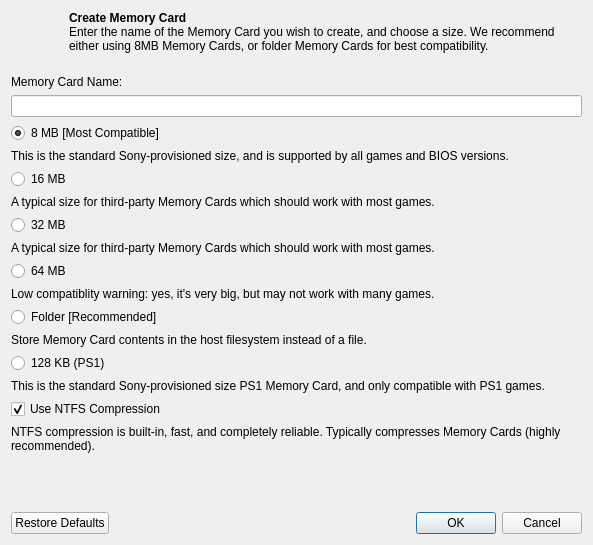
<?xml version="1.0" encoding="UTF-8"?>
<ui version="4.0">
 <class>CreateMemoryCardDialog</class>
 <widget class="QDialog" name="CreateMemoryCardDialog">
  <property name="geometry">
   <rect>
    <x>0</x>
    <y>0</y>
    <width>593</width>
    <height>545</height>
   </rect>
  </property>
  <property name="windowTitle">
   <string>Create Memory Card</string>
  </property>
  <property name="modal">
   <bool>true</bool>
  </property>
  <layout class="QVBoxLayout" name="verticalLayout_9">
   <item>
    <layout class="QHBoxLayout" name="horizontalLayout" stretch="0,1">
     <property name="bottomMargin">
      <number>10</number>
     </property>
	 <property name="spacing">
      <number>10</number>
     </property>
     <item>
      <widget class="QLabel" name="icon">
       <property name="minimumSize">
        <size>
         <width>48</width>
         <height>48</height>
        </size>
       </property>
       <property name="maximumSize">
        <size>
         <width>48</width>
         <height>48</height>
        </size>
       </property>
	   <property name="pixmap">
        <pixmap resource="resources/resources.qrc">:/icons/black/svg/memcard-line.svg</pixmap>
       </property>
       <property name="alignment">
        <set>Qt::AlignLeading|Qt::AlignLeft|Qt::AlignTop</set>
       </property>
      </widget>
     </item>
     <item>
      <widget class="QLabel" name="label_2">
       <property name="text">
        <string>&lt;html&gt;&lt;head/&gt;&lt;body&gt;&lt;p&gt;&lt;span style=&quot; font-weight:700;&quot;&gt;Create Memory Card&lt;/span&gt;&lt;br /&gt;Enter the name of the Memory Card you wish to create, and choose a size. We recommend either using 8MB Memory Cards, or folder Memory Cards for best compatibility.&lt;/p&gt;&lt;/body&gt;&lt;/html&gt;</string>
       </property>
       <property name="textFormat">
        <enum>Qt::RichText</enum>
       </property>
       <property name="alignment">
        <set>Qt::AlignLeading|Qt::AlignLeft|Qt::AlignTop</set>
       </property>
       <property name="wordWrap">
        <bool>true</bool>
       </property>
      </widget>
     </item>
    </layout>
   </item>
   <item>
    <layout class="QVBoxLayout" name="verticalLayout_7">
     <item>
      <widget class="QLabel" name="label_3">
       <property name="text">
        <string>Memory Card Name:</string>
       </property>
      </widget>
     </item>
     <item>
      <widget class="QLineEdit" name="name"/>
     </item>
    </layout>
   </item>
   <item>
    <layout class="QVBoxLayout" name="verticalLayout">
     <item>
      <widget class="QRadioButton" name="size8MB">
       <property name="text">
        <string>8 MB [Most Compatible]</string>
       </property>
       <property name="checked">
        <bool>true</bool>
       </property>
      </widget>
     </item>
     <item>
      <widget class="QLabel" name="label_4">
       <property name="text">
        <string>This is the standard Sony-provisioned size, and is supported by all games and BIOS versions.</string>
       </property>
       <property name="alignment">
        <set>Qt::AlignLeading|Qt::AlignLeft|Qt::AlignTop</set>
       </property>
       <property name="wordWrap">
        <bool>true</bool>
       </property>
      </widget>
     </item>
    </layout>
   </item>
   <item>
    <layout class="QVBoxLayout" name="verticalLayout_2">
     <item>
      <widget class="QRadioButton" name="size16MB">
       <property name="text">
        <string>16 MB</string>
       </property>
      </widget>
     </item>
     <item>
      <widget class="QLabel" name="label_5">
       <property name="text">
        <string>A typical size for third-party Memory Cards which should work with most games.</string>
       </property>
       <property name="alignment">
        <set>Qt::AlignLeading|Qt::AlignLeft|Qt::AlignTop</set>
       </property>
       <property name="wordWrap">
        <bool>true</bool>
       </property>
      </widget>
     </item>
    </layout>
   </item>
   <item>
    <layout class="QVBoxLayout" name="verticalLayout_3">
     <item>
      <widget class="QRadioButton" name="size32MB">
       <property name="text">
        <string>32 MB</string>
       </property>
      </widget>
     </item>
     <item>
      <widget class="QLabel" name="label_6">
       <property name="text">
        <string>A typical size for third-party Memory Cards which should work with most games.</string>
       </property>
       <property name="alignment">
        <set>Qt::AlignLeading|Qt::AlignLeft|Qt::AlignTop</set>
       </property>
       <property name="wordWrap">
        <bool>true</bool>
       </property>
      </widget>
     </item>
    </layout>
   </item>
   <item>
    <layout class="QVBoxLayout" name="verticalLayout_4">
     <item>
      <widget class="QRadioButton" name="size64MB">
       <property name="text">
        <string>64 MB</string>
       </property>
      </widget>
     </item>
     <item>
      <widget class="QLabel" name="label_7">
       <property name="text">
        <string>Low compatiblity warning: yes, it's very big, but may not work with many games.</string>
       </property>
       <property name="alignment">
        <set>Qt::AlignLeading|Qt::AlignLeft|Qt::AlignTop</set>
       </property>
       <property name="wordWrap">
        <bool>true</bool>
       </property>
      </widget>
     </item>
    </layout>
   </item>
   <item>
    <layout class="QVBoxLayout" name="verticalLayout_5">
     <item>
      <widget class="QRadioButton" name="sizeFolder">
       <property name="text">
        <string>Folder [Recommended]</string>
       </property>
      </widget>
     </item>
     <item>
      <widget class="QLabel" name="label_8">
       <property name="text">
        <string>Store Memory Card contents in the host filesystem instead of a file.</string>
       </property>
       <property name="alignment">
        <set>Qt::AlignLeading|Qt::AlignLeft|Qt::AlignTop</set>
       </property>
       <property name="wordWrap">
        <bool>true</bool>
       </property>
      </widget>
     </item>
    </layout>
   </item>
   <item>
    <layout class="QVBoxLayout" name="verticalLayout_6">
     <item>
      <widget class="QRadioButton" name="size128KB">
       <property name="text">
        <string>128 KB (PS1)</string>
       </property>
      </widget>
     </item>
     <item>
      <widget class="QLabel" name="label_9">
       <property name="text">
        <string>This is the standard Sony-provisioned size PS1 Memory Card, and only compatible with PS1 games.</string>
       </property>
       <property name="alignment">
        <set>Qt::AlignLeading|Qt::AlignLeft|Qt::AlignTop</set>
       </property>
       <property name="wordWrap">
        <bool>true</bool>
       </property>
      </widget>
     </item>
    </layout>
   </item>
   <item>
    <layout class="QVBoxLayout" name="verticalLayout_8">
     <item>
      <widget class="QCheckBox" name="ntfsCompression">
       <property name="text">
        <string>Use NTFS Compression</string>
       </property>
       <property name="checked">
        <bool>true</bool>
       </property>
      </widget>
     </item>
     <item>
      <widget class="QLabel" name="label_10">
       <property name="text">
        <string>NTFS compression is built-in, fast, and completely reliable. Typically compresses Memory Cards (highly recommended).</string>
       </property>
       <property name="alignment">
        <set>Qt::AlignBottom|Qt::AlignLeading|Qt::AlignLeft</set>
       </property>
       <property name="wordWrap">
        <bool>true</bool>
       </property>
      </widget>
     </item>
    </layout>
   </item>
   <item>
    <spacer name="verticalSpacer">
     <property name="orientation">
      <enum>Qt::Vertical</enum>
     </property>
     <property name="sizeHint" stdset="0">
      <size>
       <width>20</width>
       <height>40</height>
      </size>
     </property>
    </spacer>
   </item>
   <item>
    <widget class="QDialogButtonBox" name="buttonBox">
     <property name="orientation">
      <enum>Qt::Horizontal</enum>
     </property>
     <property name="standardButtons">
      <set>QDialogButtonBox::Cancel|QDialogButtonBox::Ok|QDialogButtonBox::RestoreDefaults</set>
     </property>
    </widget>
   </item>
  </layout>
 </widget>
 <resources>
  <include location="../resources/resources.qrc"/>
 </resources>
 <connections>
  <connection>
   <sender>buttonBox</sender>
   <signal>accepted()</signal>
   <receiver>CreateMemoryCardDialog</receiver>
   <slot>accept()</slot>
   <hints>
    <hint type="sourcelabel">
     <x>248</x>
     <y>254</y>
    </hint>
    <hint type="destinationlabel">
     <x>157</x>
     <y>274</y>
    </hint>
   </hints>
  </connection>
  <connection>
   <sender>buttonBox</sender>
   <signal>rejected()</signal>
   <receiver>CreateMemoryCardDialog</receiver>
   <slot>reject()</slot>
   <hints>
    <hint type="sourcelabel">
     <x>316</x>
     <y>260</y>
    </hint>
    <hint type="destinationlabel">
     <x>286</x>
     <y>274</y>
    </hint>
   </hints>
  </connection>
 </connections>
</ui>
